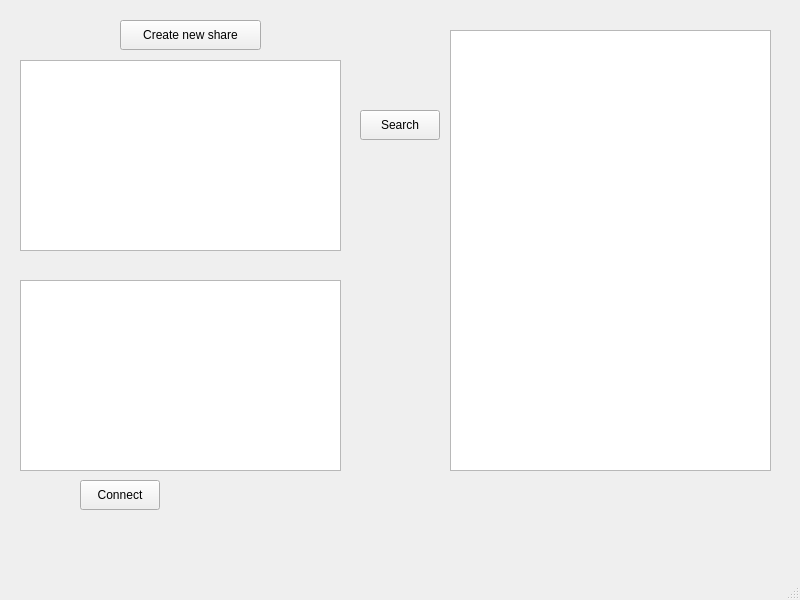
<?xml version="1.0" encoding="UTF-8"?>
<ui version="4.0">
 <class>MainWindow</class>
 <widget class="QMainWindow" name="MainWindow">
  <property name="geometry">
   <rect>
    <x>0</x>
    <y>0</y>
    <width>800</width>
    <height>600</height>
   </rect>
  </property>
  <property name="windowTitle">
   <string>MainWindow</string>
  </property>
  <widget class="QWidget" name="centralwidget">
   <widget class="QListWidget" name="lstShares">
    <property name="geometry">
     <rect>
      <x>20</x>
      <y>280</y>
      <width>321</width>
      <height>191</height>
     </rect>
    </property>
   </widget>
   <widget class="QPushButton" name="btnSearch">
    <property name="geometry">
     <rect>
      <x>360</x>
      <y>110</y>
      <width>80</width>
      <height>30</height>
     </rect>
    </property>
    <property name="text">
     <string>Search</string>
    </property>
   </widget>
   <widget class="QPushButton" name="btnConnect">
    <property name="geometry">
     <rect>
      <x>80</x>
      <y>480</y>
      <width>80</width>
      <height>30</height>
     </rect>
    </property>
    <property name="text">
     <string>Connect</string>
    </property>
   </widget>
   <widget class="QListWidget" name="lstLinked">
    <property name="geometry">
     <rect>
      <x>450</x>
      <y>30</y>
      <width>321</width>
      <height>441</height>
     </rect>
    </property>
   </widget>
   <widget class="QListWidget" name="lstMyShares">
    <property name="geometry">
     <rect>
      <x>20</x>
      <y>60</y>
      <width>321</width>
      <height>191</height>
     </rect>
    </property>
   </widget>
   <widget class="QPushButton" name="btnCreateShare">
    <property name="geometry">
     <rect>
      <x>120</x>
      <y>20</y>
      <width>141</width>
      <height>30</height>
     </rect>
    </property>
    <property name="text">
     <string>Create new share</string>
    </property>
   </widget>
  </widget>
  <widget class="QMenuBar" name="menubar">
   <property name="geometry">
    <rect>
     <x>0</x>
     <y>0</y>
     <width>800</width>
     <height>27</height>
    </rect>
   </property>
  </widget>
  <widget class="QStatusBar" name="statusbar"/>
 </widget>
 <resources/>
 <connections/>
</ui>
